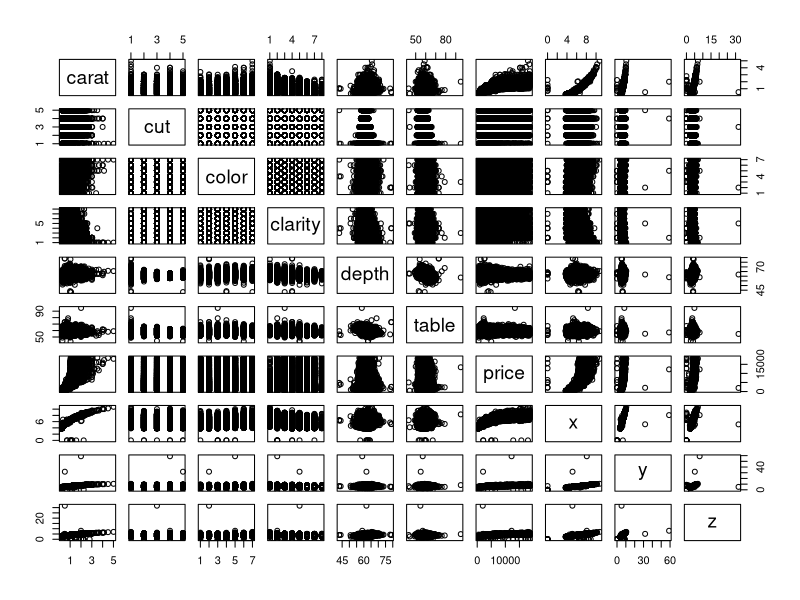
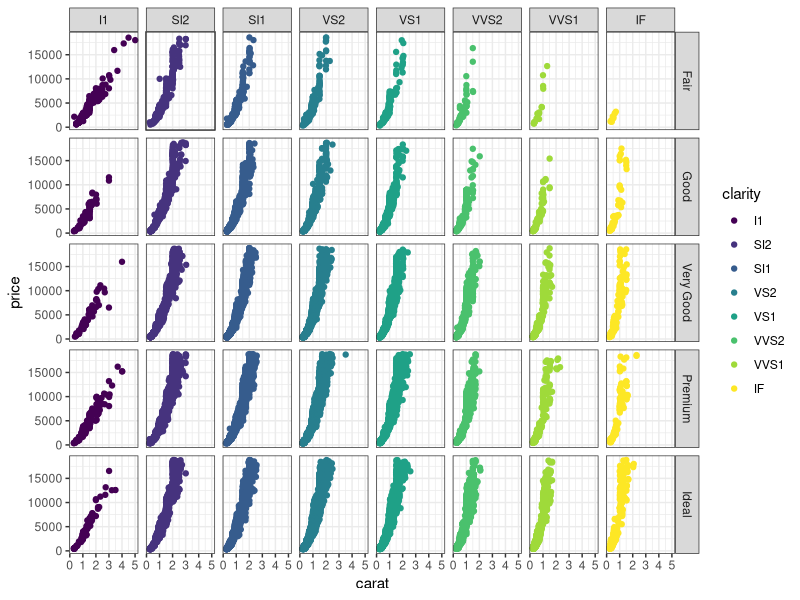
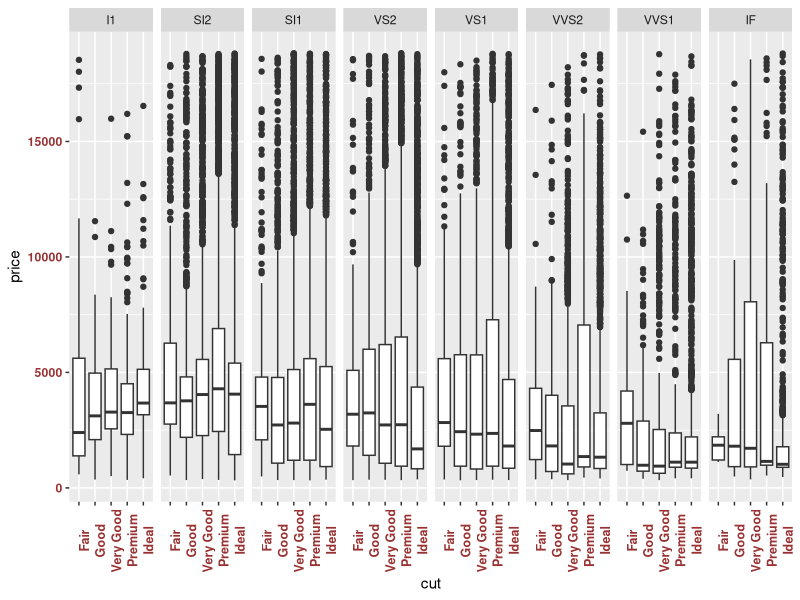
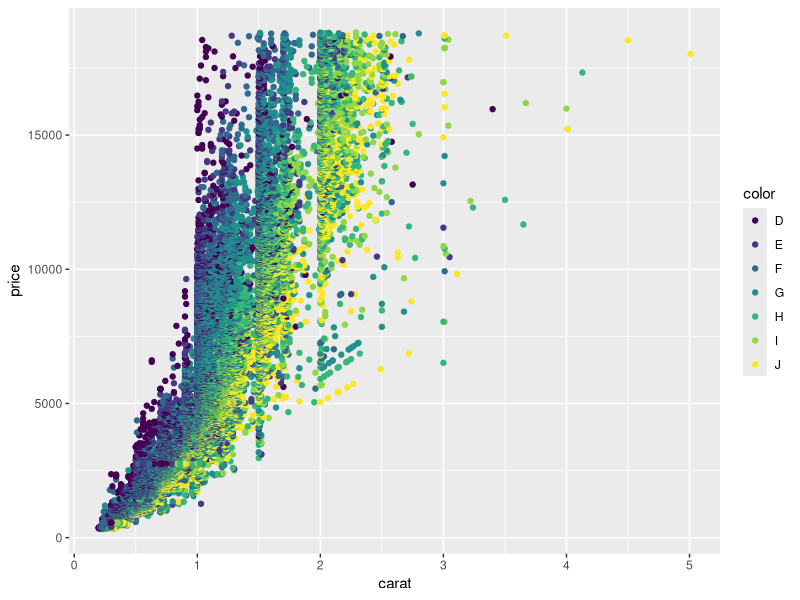
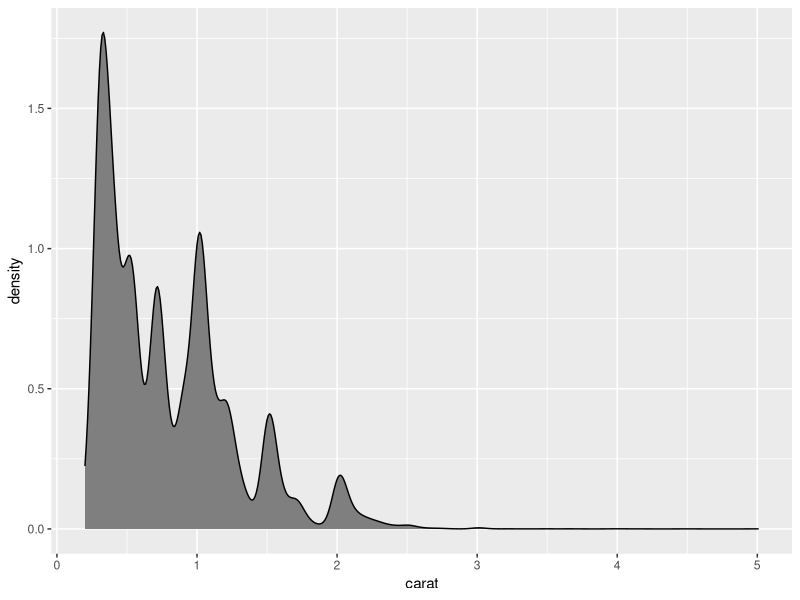
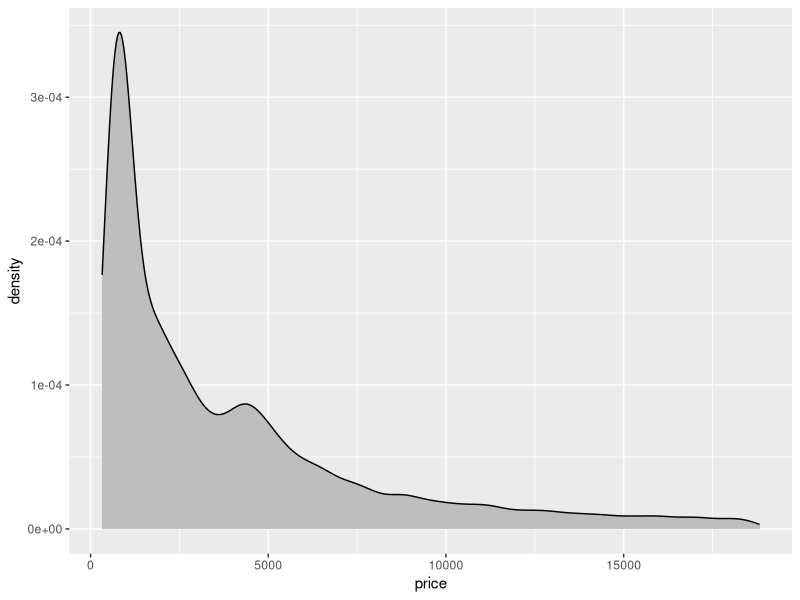
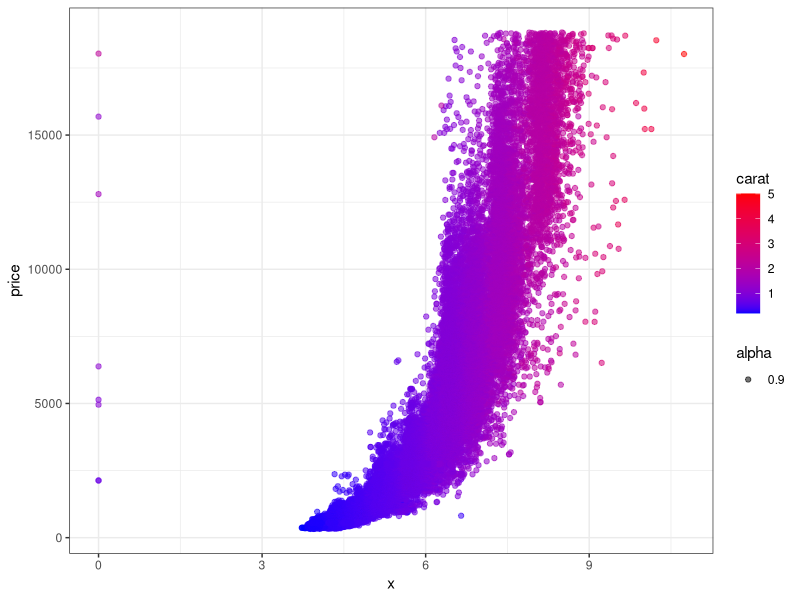
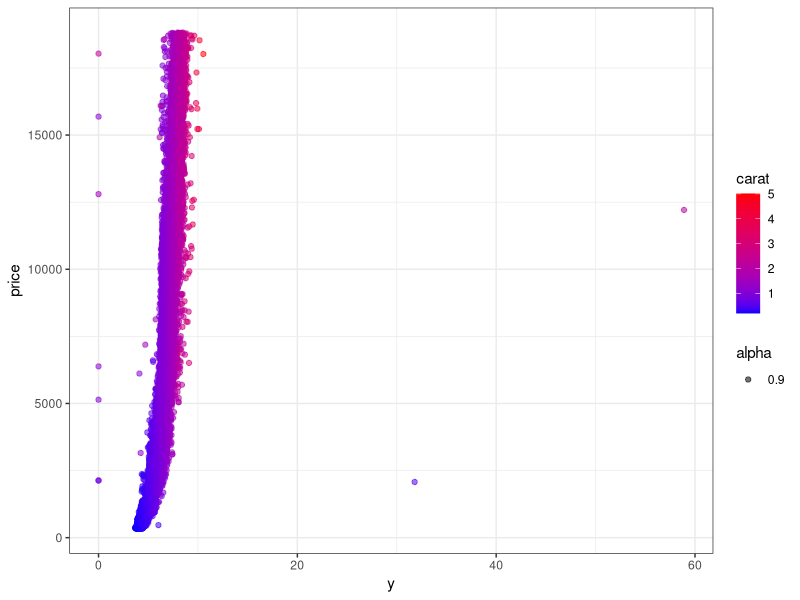

Reproduce these figures in R, in order. (Note: this script raises an error after producing the figures.)
## ---- chunk 1
library(ggplot2)
library(rpart)
library(randomForest)
library(tidyr)
library(modelr)
## ---- chunk 2
data(diamonds)
## ---- chunk 3
head(diamonds)
## ---- chunk 4
dim(diamonds)
## ---- chunk 5
summary(diamonds)
## ---- chunk 6
unique(diamonds$clarity)
## ---- chunk 7
str(diamonds)
## ---- chunk 8
plot(diamonds)
## ---- chunk 9
g <- ggplot(diamonds, aes(x=carat, y=price))
g + 
  geom_point(aes(color=clarity)) +
  facet_grid(cut ~ clarity)+
  theme_bw()
## ---- chunk 10
diamonds$cut = as.factor(diamonds$cut)
g <- ggplot(diamonds, aes(x=cut, y=price))
g +
  geom_boxplot()+
  facet_grid(~clarity)+
  theme(axis.text.x = element_text(angle = 90, face = "bold", color = "#993333", 
                           size = 9))+
  theme(axis.text.y = element_text(face = "bold", color = "#993333"))
## ---- chunk 11
g <- ggplot(diamonds, aes(x=carat, y=price))
g +
geom_point(aes(color = color))
## ---- chunk 12
g <- ggplot(diamonds)
g +
  geom_density(aes(x=carat), fill="gray50")
## ---- chunk 13
g <- ggplot(diamonds)
g +
  geom_density(aes(x=price), fill="gray")
## ---- chunk 14
g <- ggplot(diamonds, aes(x=x, y=price))
gg <- g + geom_point(aes(color = carat, alpha=0.9))
gg + scale_color_gradient(low="blue", high="red") + theme_bw()
## ---- chunk 15
g <- ggplot(diamonds, aes(x=y, y=price))
gg <- g + geom_point(aes(color = carat, alpha=0.9))
gg + scale_color_gradient(low="blue", high="red") + theme_bw()
## ---- chunk 16
g <- ggplot(diamonds, aes(x=z, y=price))
gg <- g + geom_point(aes(color = carat, alpha=0.9))
gg + scale_color_gradient(low="blue", high="red") + theme_bw()
## ---- chunk 17
g <- ggplot(diamonds, aes(x=price, y=x))
gg <- g + geom_point(aes(color = carat, alpha=0.9))
gg + scale_color_gradient(low="blue", high="red") + theme_bw()
## ---- chunk 18
print("cut values")
unique(diamonds$cut)
print("clarity values")
unique(diamonds$clarity)
print("color values")
unique(diamonds$color)
## ---- chunk 19
diamonds = data.matrix(data.frame(unclass(diamonds)))
diamonds = data.frame(diamonds)
head(diamonds)
## ---- chunk 20
set.seed(27)
diamond.indices <- sample(1:nrow(diamonds), 0.7*nrow(diamonds), replace=F)
diamond.train <- diamonds[diamond.indices,]
print("Train/Test 70/30 Split Dimensions")
print("train set")
dim(diamond.train)
diamond.test <- diamonds[-diamond.indices,]
print("test set")
dim(diamond.test)
## ---- chunk 21
colnames(diamonds)
## ---- chunk 22
diamond.tree.model <- rpart(price ~ ., data=diamond.train)
summary(diamond.tree.model)
## ---- chunk 23
## plot the tree structure
plot(diamond.tree.model, margin=c(.25), uniform=TRUE)
title(main = "Decision Tree Model of Diamonds Data")
text(diamond.tree.model, use.n = TRUE, cex=.9)
## ---- chunk 24
tree.predictions <- predict(diamond.tree.model, diamond.test)
head(tree.predictions)
## ---- chunk 25
diamond.comparison <- diamond.test
diamond.comparison$Predictions <- tree.predictions
head(diamond.comparison[ , c("price", "Predictions")])
## ---- chunk 26
disagreement.index <- diamond.comparison$price != diamond.comparison$Predictions
head(diamond.comparison[disagreement.index,])
## ---- chunk 27
tree.confusion <- table(tree.predictions, diamond.test$price)
## ---- chunk 28
maeTree <-mae(model = diamond.tree.model, data=diamond.test)
maeTree
## ---- chunk 29
# A function to get the maximum average error for a given max depth. You should pass in
# the target as the name of the target colum and the predictors as vector where each
# item in the vector is the name of the column.

get_mae <- function(maxdepth, target, predictors, training_data, testing_data){
  #turn the predictors & target into a formula to pass to rpart 
  predictors <- paste(predictors, collapse='+')
  formula <- as.formula(paste(target, "~", predictors, sep = ""))
  #build our model
  model <- rpart(formula, data=training_data, control = rpart.control(maxdepth = maxdepth))
  #get the mae
  mae <- mae(model, testing_data)
  return(mae)
}
## ---- chunk 30
#Feed in the target and predictors
target <- "price"
predictors <- c("carat", "cut", "color", "clarity", "depth", "table", "x", "y", "z")
# get the MaE for the maxdepths between 1 and 10
for(i in 1:10){
  mae <- get_mae(maxdepth = i, target = target, predictors = predictors,
                 training_data = diamond.train, testing_data = diamond.test)
  print(glue::glue("Maxdepth: ",i, "\t MAE: ", mae))
}
## ---- chunk 31
diamond.RandomForest <- randomForest(price ~ ., data=diamond.train)
maeForest <- mae(model = diamond.RandomForest, data=diamond.test)
maeForest
## ---- chunk 32
diamond.RandomForest
## ---- chunk 33
importance(diamond.RandomForest)
## ---- chunk 34
varImpPlot(diamond.RandomForest, sort=TRUE, col="purple")
## ---- chunk 35
diamond.rf.predictions <- predict(diamond.RandomForest, diamond.test, type="response")
## ---- chunk 36
diamond.rf.confusion <- table(diamond.rf.predictions, diamond.test$price)
#print(diamond.rf.confusion)
## ---- chunk 37
diamond.rf.accuracy <- sum(diag(diamond.rf.confusion)) / sum(diamond.rf.confusion)
print(diamond.rf.accuracy)
## ---- chunk 38
diamond.Linear <- lm(price ~ ., data=diamond.train)
maeLinear <- mae(model = diamond.Linear, data=diamond.test)
maeLinear
## ---- chunk 39
summary(diamond.Linear)
## ---- chunk 40
coef(diamond.Linear)
## ---- chunk 41
layout(matrix(c(1,2,3,4),2,2)) # set 4 graphs/page 
plot(diamond.Linear)
## ---- chunk 42
diamond.Linear.predictions <- predict(diamond.Linear, diamond.test)
par(mfrow=c(1,1))
plot(diamond.test$price, diamond.Linear.predictions, lwd=.4, col= 'darkred', ylim = c(0,20000), xlim = c(0, 20000))
## ---- chunk 43
head(diamond.Linear.predictions)
## ---- chunk 44
diamond.Linear.residuals <- diamond.test$price - diamond.Linear.predictions
plot(diamond.Linear.predictions, diamond.Linear.residuals)
## ---- chunk 45
plot(diamond.test$price, diamond.Linear.residuals)
## ---- chunk 46
diamond.Linear.rmse <- sqrt(mean(diamond.Linear.residuals^2))
print(diamond.Linear.rmse)
## ---- chunk 47
diamond.Linear.mae <- mean(abs(diamond.Linear.residuals))
print(diamond.Linear.mae)
## ---- chunk 48
diamond.ss.tot <- sum((diamond.test$price - mean(diamond.test$price))^2)
diamond.Linear.ss.res <- sum(diamond.Linear.residuals^2)
diamond.Linear.r2 <- 1 - diamond.Linear.ss.res / diamond.ss.tot
print(diamond.Linear.r2)
## ---- chunk 49
print('REPORT')
print("Decision Tree")
print(maeTree)
print("Random Forest")
print(maeForest)
print("Linear Regression")
print(maeLinear)
